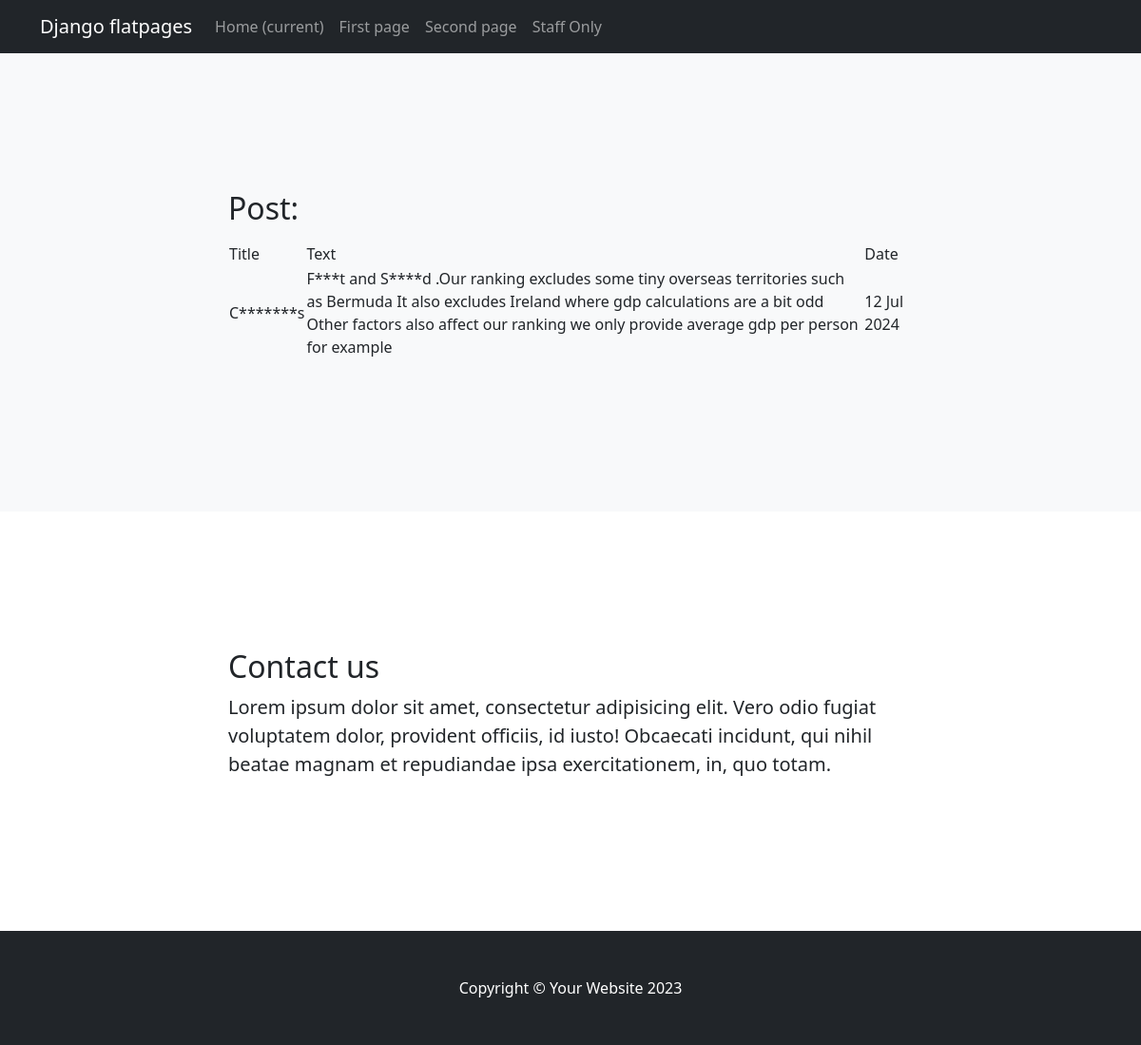
Screenshot of /news/2/ with the database file from the repository.
### my_app/models.py (models this page shows, shortened)
class Post(models.Model):
    time_in = models.DateTimeField(auto_now_add=True)
    time_out = models.DateTimeField(auto_now=True)
    title = models.CharField(max_length=250)
    text_article = models.TextField()
    rating_post = models.IntegerField(default=0)
    ARTICLE = "AR"
    NEWS = "NW"
    POSITION = [
        (ARTICLE, "article"),
        (NEWS, "news")
    ]
    topic_choice = models.CharField(max_length=2, choices=POSITION, default=NEWS)
    post_to_author = models.ForeignKey("Author", on_delete=models.CASCADE)
    post_to_category = models.ManyToManyField("Category", through="PostCategory")

### my_app/views.py (the view)
# urls.py: path('<int:pk>/', OnePost.as_view())
class OnePost(DetailView):
    model = Post
    template_name = 'One_Post.html'
    context_object_name = 'onePost'

### my_app/templatetags/custom_filters.py (called while the page is built)
@register.filter()
def censor(value):
    text = value.split(' ')
    bad_words = ['first', 'second', 'idiot', 'idiots', 'country', 'countries']
    result = ""
    for word in text:
        if word[-1].isalpha():
            if word.lower() in bad_words:
                new_word = word[0] + '*' * (len(word) - 2) + word[-1]
                word = new_word
        else:
            sec_word = word[-1]
            word = word[0: -1]
            if word.lower() in bad_words:
                new_word = word[0] + '*' * (len(word) - 2) + word[-1]
                word = new_word + sec_word
        result = result + ' ' + word
    return result

### templates/One_Post.html
{% extends 'flatpages/default.html' %}
{%  load custom_filters %}
{% block title %}
Post:
{% endblock title %}
{% block content %}
{% if onePost %}
        <table>
            <tr>
                <td> Title </td>
                <td> Text </td>
                <td> Date </td>
            </tr>
            <tr>
                <td> {{ onePost.title|censor }} </td>
                <td> {{ onePost.text_article|censor }} </td>
                <td> {{ onePost.time_in|date:'d M Y' }} </td>
            </tr>
        </table>
{% else %}
Post does not exist
{% endif %}
{% endblock content %}

### rows the page displays
Post: title|censor "C*******s", text_article|censor "F***t and S****d .Our ranking excludes some tiny overseas territories such as Bermuda It also excludes Ireland where gdp calculations are a bit odd Other factors also affect our ranking we only provide average gdp per person for example", time_in "12 Jul 2024"
